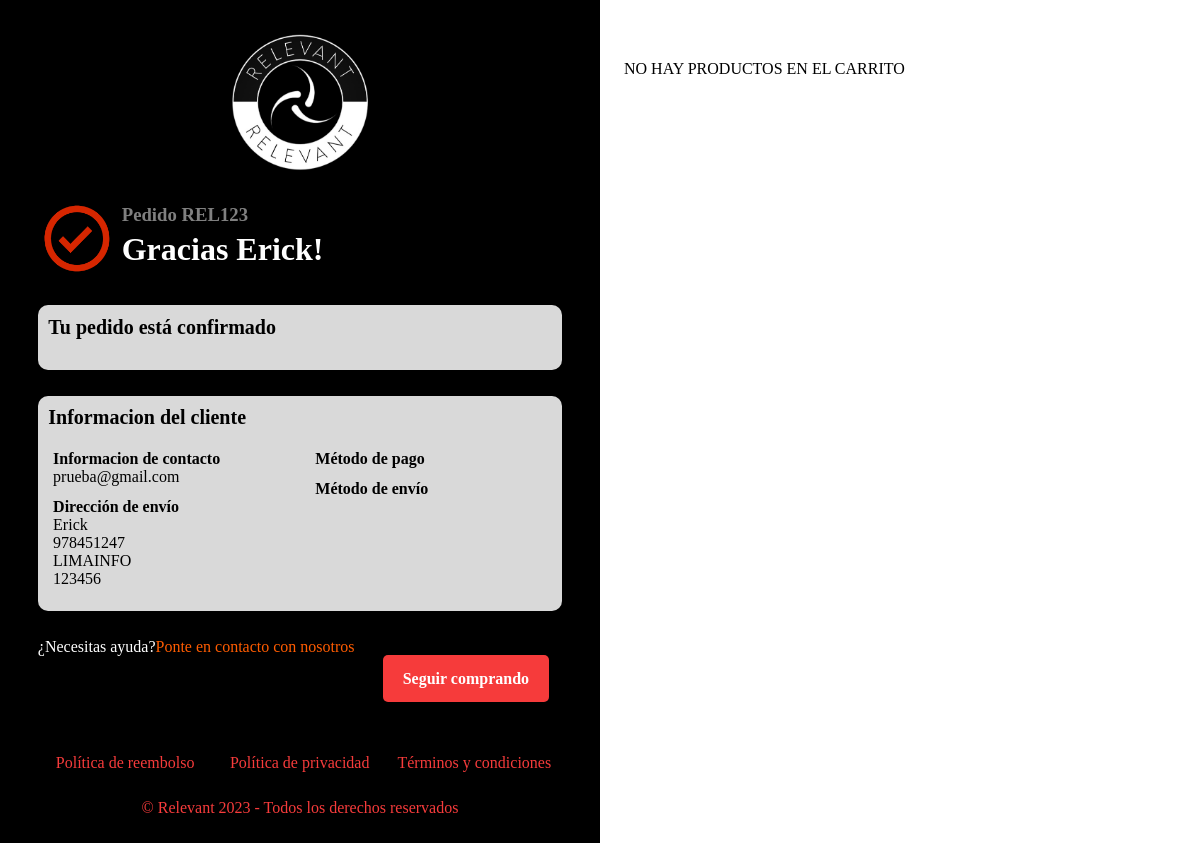
The app's page /comprobante.php (signed in) with its own data.
### tables this page shows
CREATE TABLE `usuario_informacion` (
  `id_usuarioinfo` int(11) NOT NULL,
  `id_usuario` int(11) NOT NULL,
  `pais` varchar(100) NOT NULL,
  `direccion` varchar(100) NOT NULL,
  `referencia` varchar(100) NOT NULL,
  `codigo_postal` int(11) NOT NULL,
  `ciudad` varchar(100) NOT NULL,
  `region` varchar(100) NOT NULL,
  `telefono` int(11) NOT NULL
);

### comprobante.php (the view, shortened to what this page needs)
<?php
include './bd/conexion.php';
$consulta = "SELECT * FROM usuario_informacion WHERE id_usuario='" . $_SESSION['id'] . "'";
$resultado = mysqli_query($conexion, $consulta);
while ($fila = mysqli_fetch_array($resultado)) {
  $direccion = $fila['direccion'];
  $codigo_postal = $fila['codigo_postal'];
  $telefono = $fila['telefono'];
}
?>
<html>
<head>
  <link rel="stylesheet" href="css/style_comprobante.css" />
</head>
<body>
  <div class="contenido_comprobante">
    <div class="form1">
      <div class="logo">
        <a href="index.php"><img src="imagenes/logo.png" alt="" /></a>
      </div>
      <div class="confirmacion_pedido">
        <div class="check"><img src="imagenes/check.png" /></div>
        <div class="cod_pedido">
          <h3>Pedido REL123</h3>
        </div>
        <div class="agradecimiento">
          <h1>Gracias <?php echo $_SESSION['nombre'] . "!" ?></h1>
        </div>
      </div>
      <div class="desc_confirma_pedido">
        <div class="descrip_pedido">
          <div class="titulo">
            <h3>Tu pedido está confirmado</h3>
          </div>
          <div class="descrip">
            <p>
            </p>
          </div>
        </div>
        <div class="informacion_cliente">
          <div class="titulo">
            <h3>Informacion del cliente</h3>
          </div>
          <div class="left">
            <div class="info">
              <h4>Informacion de contacto</h4>
              <p><?php echo $_SESSION['correo'] ?></p>
            </div>
            <div class="info">
              <h4>Dirección de envío</h4>
              <ul>
                <li><?php echo $_SESSION['nombre'] ?></li>
                <li><?php echo $telefono ?></li>
                <li><?php echo $direccion ?></li>
                <li><?php echo $codigo_postal ?></li>
              </ul>
            </div>
          </div>
          <div class="right">
            <div class="info2">
              <h4>Método de pago</h4>
            </div>
            <div class="info2">
              <h4>Método de envío</h4>
            </div>
          </div>
        </div>
      </div>
      <div class="botones">
        <div class="btnayuda">
          <p>
            ¿Necesitas ayuda?<a href="contacto.php">Ponte en contacto con nosotros</a>
          </p>
        </div>
        <div class="btnseguir">
          <a href="form_comprobante.php">Seguir comprando</a>
        </div>
      </div>
      <div class="pie">
        <div class="submenu">
          <ul>
            <li>
              <a href="reembolso.php" target="_blank">Política de reembolso</a>
            </li>
            <li>
              <a href="privacidad.php" target="_blank">Política de privacidad</a>
            </li>
            <li>
              <a href="terminos.php" target="_blank">Términos y condiciones</a>
            </li>
          </ul>
        </div>
        <p>&copy; Relevant 2023 - Todos los derechos reservados</p>
      </div>
    </div>
    <div class="product">
      <?php if (!empty($_SESSION['CARRITO'])) { ?>
        <?php $totalG = 0; ?>
        <?php foreach ($_SESSION['CARRITO'] as $indice => $producto) { ?>
          <div class="tproductos">
            <div class="contimg">
              <img src="<?php echo $producto['imagen'] ?>" alt="" />
            </div>
            <div class="context">
              <p><?php echo $producto['descripcion'] ?></p>
            </div>
            <div class="contprecio">
              <p><?php echo "S/. " . number_format($producto['precio'] * $producto['cantidad'], 2) ?></p>
            </div>
          </div>
          <?php $totalG = $totalG + ($producto['precio'] * $producto['cantidad']) ?>
        <?php } ?>
        <div class="montos">
          <hr />
          <div class="cont_monto">
            <div class="text">
              <p>Subtotal</p>
            </div>
            <div class="precio">
              <p>S/. <?php echo number_format($totalG, 2) ?></p>
            </div>
          </div>
          <div class="cont_monto">
            <div class="text">
              <p>Envíos</p>
            </div>
            <div class="precio">
              <p><?php echo 'S/. ' . $_SESSION['Tenvio'] ?></p>
            </div>
          </div>
          <hr />
          <div class="cont_monto">
            <div class="text">
              <p>Total</p>
            </div>
            <div class="precio">
              <p>S/. <?php echo number_format($totalG + $_SESSION['Tenvio'], 2) ?></p>
            </div>
          </div>
        </div>
      <?php } else { ?>
        <p style="min-height: 40vh;">NO HAY PRODUCTOS EN EL CARRITO</p>
      <?php } ?>
    </div>
  </div>
</body>
</html>

### css/style_comprobante.css (style rules this page uses)
* { margin: 0; padding: 0; }
.contenido_comprobante { width: 100%; overflow: auto; }
.contenido_comprobante .form1 { width: 46%; float: left; padding: 2%; background-color: #000000; }
.contenido_comprobante .product { width: 46%; float: right; padding: 2%; padding-top: 5%; }
.contenido_comprobante .form1 .logo { width: 70%; padding-left: 15%; padding-right: 15%; text-align: center; }
.contenido_comprobante .form1 .logo a img { width: 50%; }
.contenido_comprobante .confirmacion_pedido { width: 95%; padding: 2.5%; overflow: auto; }
.contenido_comprobante .confirmacion_pedido .check { width: 15%; float: left; }
.contenido_comprobante .confirmacion_pedido .cod_pedido { width: 83%; float: right; padding-top: 1%; padding-left: 1%; padding-right: 1%; }
.contenido_comprobante .confirmacion_pedido .agradecimiento { width: 83%; float: right; padding: 1%; }
.contenido_comprobante .confirmacion_pedido .check img { width: 100%; }
.contenido_comprobante .confirmacion_pedido .cod_pedido h3 { color: gray; }
.contenido_comprobante .confirmacion_pedido .agradecimiento h1 { color: #ffffff; }
.contenido_comprobante .desc_confirma_pedido { width: 95%; padding: 2.5%; }
.contenido_comprobante .desc_confirma_pedido .descrip_pedido { width: 100%; background-color: #d9d9d9; border-radius: 10px; margin-bottom: 5%; }
.contenido_comprobante .desc_confirma_pedido .descrip_pedido .titulo { width: 96%; padding: 2%; }
.contenido_comprobante .desc_confirma_pedido .descrip_pedido .titulo h3 { font-size: 20px; }
.contenido_comprobante .desc_confirma_pedido .descrip_pedido .descrip { width: 96%; padding: 2%; padding-top: 0; text-align: center; }
.contenido_comprobante .desc_confirma_pedido .descrip_pedido .descrip p { font-size: 18px; padding-bottom: 2%; }
.contenido_comprobante .desc_confirma_pedido .informacion_cliente { width: 100%; background-color: #d9d9d9; border-radius: 10px; overflow: auto; }
.contenido_comprobante .desc_confirma_pedido .informacion_cliente .titulo { width: 96%; padding: 2%; }
.contenido_comprobante .desc_confirma_pedido .informacion_cliente .titulo h3 { font-size: 20px; }
.contenido_comprobante .desc_confirma_pedido .informacion_cliente .left { width: 46%; padding: 2%; float: left; }
.contenido_comprobante .desc_confirma_pedido .informacion_cliente .right { width: 46%; padding: 2%; float: right; }
.contenido_comprobante .desc_confirma_pedido .informacion_cliente .left .info { width: 96%; padding-bottom: 5%; padding-left: 2%; padding-right: 2%; }
.contenido_comprobante .desc_confirma_pedido .informacion_cliente .left .info ul li { list-style: none; }
.contenido_comprobante .desc_confirma_pedido .informacion_cliente .right .info2 { width: 96%; padding-bottom: 5%; padding-left: 2%; padding-right: 2%; }
.contenido_comprobante .form1 .botones { width: 95%; padding: 2.5%; }
.contenido_comprobante .form1 .botones .btnayuda { width: 100%; }
.contenido_comprobante .form1 .botones .btnayuda p { color: #ffffff; }
.contenido_comprobante .form1 .botones .btnayuda p a { color: #ff5c00; text-decoration: none; }
.contenido_comprobante .form1 .botones .btnseguir { width: 95%; text-align: end; padding: 2.5%; }
.contenido_comprobante .form1 .botones .btnseguir a { padding-top: 15px; padding-bottom: 15px; padding-left: 20px; padding-right: 20px; background-color: #f63b3b; border-radius: 5px; text-decoration: none; font-weight: bold; color: #ffffff; }
.contenido_comprobante .form1 .pie { width: 95%; padding: 2.5%; }
.contenido_comprobante .form1 .pie .submenu { width: 100%; overflow: auto; }
.contenido_comprobante .form1 .pie .submenu ul li { width: 33.3%; float: left; text-align: center; padding-top: 5%; }
.contenido_comprobante .form1 .pie .submenu ul li a { text-decoration: none; color: #f63b3b; }
.contenido_comprobante .form1 .pie p { clear: both; color: #f63b3b; padding-top: 5%; text-align: center; }

### records on screen
usuario_informacion: telefono "978451247", direccion "LIMAINFO", codigo_postal "123456"

### other values on screen
$_SESSION['nombre'] "Erick"
$_SESSION['correo'] "prueba@gmail.com"
